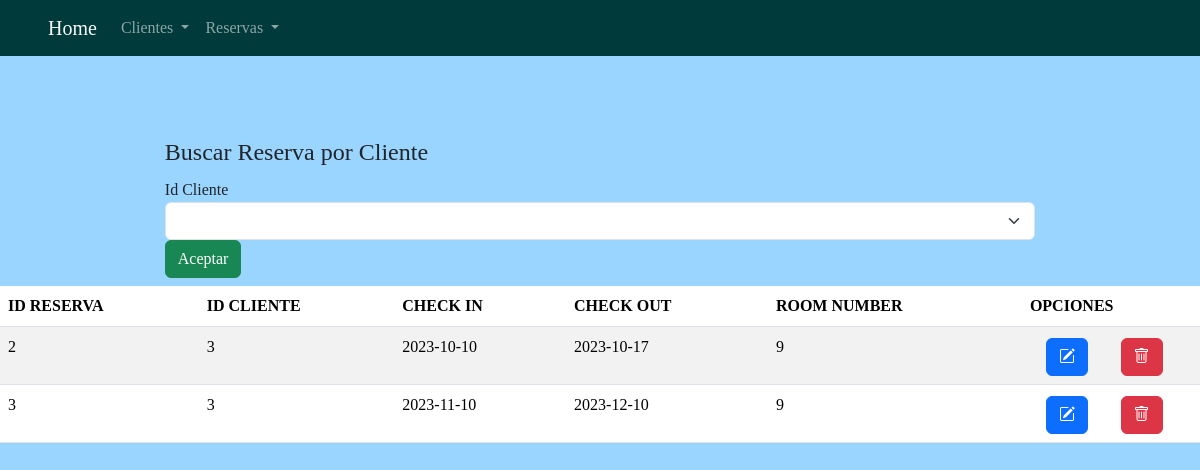
Screenshot of /process_find_reservation_client.php?slcClientId=3 with the database file from the repository.
### tables this page shows
CREATE TABLE `reservations` (
  `reservation_id` int NOT NULL,
  `client_id` int NOT NULL,
  `check_in_date` date NOT NULL,
  `check_out_date` date NOT NULL,
  `room_number` int NOT NULL
);

### process_find_reservation_client.php (the view, shortened to what this page needs)
<?php
$conexion = obtenerConexion();
$client_id = $_GET['slcClientId'];
$sql = "SELECT *
FROM reservations
WHERE client_id = $client_id;";
$table = "<table class='table table-striped'>";
$table .= "<thead><tr><th>ID RESERVA</th><th>ID CLIENTE</th><th>CHECK IN</th><th>CHECK OUT</th><th>ROOM NUMBER</th><th>OPCIONES</th></tr></thead>";
$table .= "<tbody>";
$result = mysqli_query($conexion, $sql);
while ($row = mysqli_fetch_assoc($result)){
    $table .= "<tr><td>" . $row['reservation_id'] . "</td>";
    $table .= "<td>" . $row['client_id'] . "</td>";
    $table .= "<td>" . $row['check_in_date'] . "</td>";
    $table .= "<td>" . $row['check_out_date'] . "</td>";
    $table .= "<td>" . $row['room_number'] . "</td>";
    $table .= "<td><form class='d-inline' action='edit_reservation.php' method='post'>";
    $table .= "<input type='hidden' name='reservation' value='" . htmlspecialchars(json_encode($row),ENT_QUOTES) . "' />";
    $table .= "<button name='Editar' class='btn btn-primary'><i class='bi bi-pencil-square'></i></button></form>";
    $table .= "<form class='d-inline' action='process_remove_reservation.php' method='post'>";
    $table .= "<input type='hidden' name='reservation_id' value='" . $row['reservation_id']  . "'/>";
    $table .= "<button name='Borrar' class='btn btn-danger'><i class='bi bi-trash'></i></button></form>";
    $table .= "</td></tr>";
}
$table .= "</tbody></table>";
include_once("menu.php");
include_once("find_reservation_client.php");
echo $table;
?>

### Css.css (style rules this page uses)
form > * { margin-top: 2%; margin-left: 10%; margin-right: 10%; }
:root { --bs-primary: #008585; --bs-secondary: #3be3e3; --bs-light: #9ad5ff; --bs-dark: #003a3a; }
body { background-color: var(--bs-light); font-family: 'Roboto Slab'; }

### rows the page displays
reservations: reservation_id "2", client "3", check_in_date "2023-10-10", check_out_date "2023-10-17", room_number "9"
reservations: reservation_id "3", client "3", check_in_date "2023-11-10", check_out_date "2023-12-10", room_number "9"
